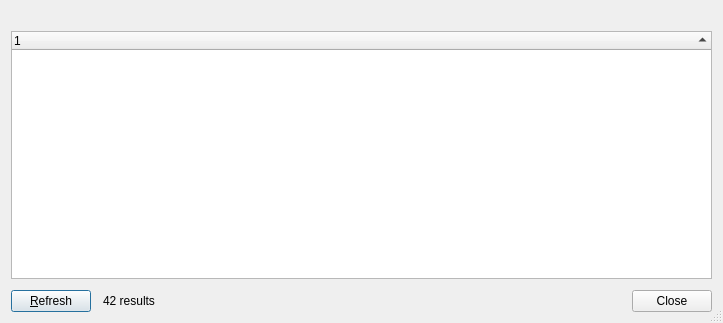
<?xml version="1.0" encoding="UTF-8"?>
<ui version="4.0">
 <class>LocateFilesWindow</class>
 <widget class="QDialog" name="LocateFilesWindow">
  <property name="geometry">
   <rect>
    <x>0</x>
    <y>0</y>
    <width>723</width>
    <height>323</height>
   </rect>
  </property>
  <property name="windowTitle">
   <string>Locate Files</string>
  </property>
  <property name="sizeGripEnabled">
   <bool>true</bool>
  </property>
  <layout class="QVBoxLayout" name="verticalLayout">
   <item>
    <widget class="QLabel" name="heading">
     <property name="sizePolicy">
      <sizepolicy hsizetype="Ignored" vsizetype="Preferred">
       <horstretch>0</horstretch>
       <verstretch>0</verstretch>
      </sizepolicy>
     </property>
     <property name="font">
      <font>
       <weight>75</weight>
       <bold>true</bold>
      </font>
     </property>
     <property name="textFormat">
      <enum>Qt::PlainText</enum>
     </property>
    </widget>
   </item>
   <item>
    <widget class="QTreeWidget" name="treeWidget">
     <property name="contextMenuPolicy">
      <enum>Qt::CustomContextMenu</enum>
     </property>
     <property name="uniformRowHeights">
      <bool>true</bool>
     </property>
     <property name="sortingEnabled">
      <bool>true</bool>
     </property>
     <column>
      <property name="text">
       <string notr="true">1</string>
      </property>
     </column>
    </widget>
   </item>
   <item>
    <layout class="QHBoxLayout" name="horizontalLayout">
     <property name="spacing">
      <number>12</number>
     </property>
     <property name="topMargin">
      <number>5</number>
     </property>
     <item>
      <widget class="QPushButton" name="refreshButton">
       <property name="text">
        <string>&amp;Refresh</string>
       </property>
      </widget>
     </item>
     <item>
      <widget class="QLabel" name="resultsLabel">
       <property name="text">
        <string>42 results</string>
       </property>
      </widget>
     </item>
     <item>
      <widget class="QDialogButtonBox" name="buttonBox">
       <property name="standardButtons">
        <set>QDialogButtonBox::Close</set>
       </property>
      </widget>
     </item>
    </layout>
   </item>
  </layout>
 </widget>
 <resources>
  <include location="icons.qrc"/>
 </resources>
 <connections>
  <connection>
   <sender>buttonBox</sender>
   <signal>rejected()</signal>
   <receiver>LocateFilesWindow</receiver>
   <slot>close()</slot>
   <hints>
    <hint type="sourcelabel">
     <x>564</x>
     <y>300</y>
    </hint>
    <hint type="destinationlabel">
     <x>361</x>
     <y>161</y>
    </hint>
   </hints>
  </connection>
 </connections>
</ui>
